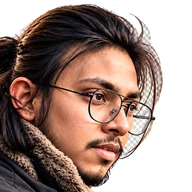
#> input picture .backup-portrait-thumb.webp, 192 x 192 px, found by its file name
$ python portrait-audit2.py
#> lines starting #> are read from the running program, lines starting #| are printed output that depends on the picture; after the words box and inside, x2 and y2 are one past the last pixel; in counts of white or black regions, pixels touching at a corner belong together
from PIL import Image
import numpy as np
from scipy import ndimage

def audit(path):
#> called with path = '.backup-portrait-thumb.webp'
    im = Image.open(path).convert("RGBA")
#> im is the input picture: PIL image 192x192 RGBA; mean R, G, B, A 101.2, 78.8, 70.4, 174.6
    arr = np.asarray(im).astype(np.float32)
    rgb, alpha = arr[..., :3], arr[..., 3] / 255.0
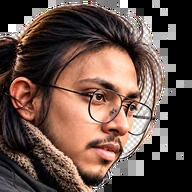
#> rgb: shape (192, 192, 3) float32; mean R, G, B 101.2, 78.8, 70.4
    h, w = alpha.shape
#> h = 192; w = 192
    lum = 0.2126*rgb[...,0]+0.7152*rgb[...,1]+0.0722*rgb[...,2]
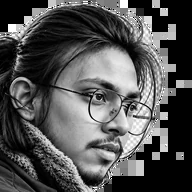
#> lum: shape (192, 192) float32; min 0, max 255, mean 83
    sat = rgb.max(2)-rgb.min(2)
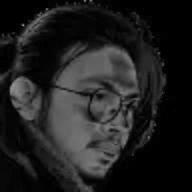
#> sat: shape (192, 192) float32; min 0, max 152, mean 31.7
    bright = (lum>150)&(sat<28)&(alpha>0.4)
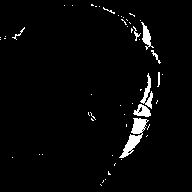
#> bright: shape (192, 192) bool; 3.1% white; 52 white regions (43 under 20 px), largest, box (x1, y1, x2, y2) and area: (119, 118, 149, 158) 415, (140, 73, 153, 109) 174, (141, 22, 154, 50) 144
    op = alpha > 0.5
#> op: shape (192, 192) bool; 68.5% white; 1 black region, box (x1, y1, x2, y2) and area: (0, 0, 192, 192) 11624
    ys, xs = np.where(op)
    er = ndimage.binary_erosion(op, iterations=1)
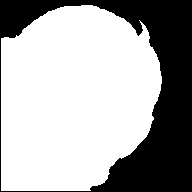
#> er: shape (192, 192) bool; 66.8% white; 1 black region, box (x1, y1, x2, y2) and area: (0, 0, 192, 192) 12241
    edge = int((op & ~er).sum())
#> edge = 617
    # composite on site background #080808 for edge blend check
    flat = np.zeros_like(rgb); flat[...,0]=8; flat[...,1]=8; flat[...,2]=8
    comp = rgb*alpha[...,None] + flat*(1-alpha[...,None])
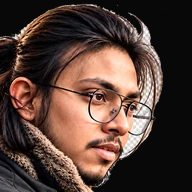
#> comp: shape (192, 192, 3) float32; mean R, G, B 85.1, 63.3, 55.1
    cl = 0.2126*comp[...,0]+0.7152*comp[...,1]+0.0722*comp[...,2]
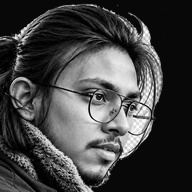
#> cl: shape (192, 192) float32; min 0, max 255, mean 67.3
    cs = comp.max(2)-comp.min(2)
    stray = (cl>140)&(cs<20)&(alpha<0.6)
#> stray: shape (192, 192) bool; every value is 0
    print(f"{path}: {w}x{h}")
#| .backup-portrait-thumb.webp: 192x192
    print(f"   artifacts: {int(bright.sum())} px ({round(float(bright.mean())*100,2)}%) | stray bright-on-black after compositing: {int(stray.sum())} px")
#|    artifacts: 1132 px (3.07%) | stray bright-on-black after compositing: 0 px
    print(f"   subject y[{ys.min()}-{ys.max()}] x[{xs.min()}-{xs.max()}] centroid ({round(float(xs.mean()))},{round(float(ys.mean()))}) edge px {edge} ({round(edge/max(int(op.sum()),1)*100,1)}%)")
#|    subject y[4-191] x[0-162] centroid (74,98) edge px 617 (2.4%)
    top_row = int((op[0]).sum())
#> top_row = 0
    print(f"   top-row opaque px: {top_row} (cropped at crown if > 40)")
#|    top-row opaque px: 0 (cropped at crown if > 40)

for p in [".backup-portrait-thumb.webp", "public/portrait-thumb.webp",
          ".backup-portrait-echo.webp", "public/portrait-echo.webp"]:
    audit(p)
#> pass 2 of the loop `for p in [".backup-portrait-thumb.webp", "public/portrait-thumb.webp",`:
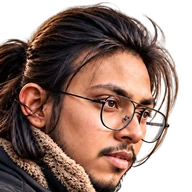
#> input picture isolate/portrait-thumb.webp, 192 x 192 px, found by its file name
#> in audit, im is the input picture: PIL image 192x192 RGBA; mean R, G, B, A 90.8, 62.7, 51.9, 179.7
#> in audit (call 2), `bright = (lum>150)&(sat<28)&(alpha>0.4)`:
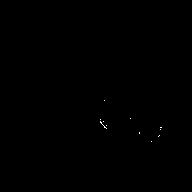
#> bright: shape (192, 192) bool; 0.06% white in thin lines or dots, all inside (x1, y1, x2, y2) = (100, 100, 162, 142)
#> op: shape (192, 192) bool; 70.9% white; 16 black regions (11 under 20 px), largest, box (x1, y1, x2, y2) and area: (0, 0, 192, 192) 10067, (154, 73, 168, 116) 269, (144, 125, 160, 142) 181, (147, 110, 163, 123) 130, (152, 86, 156, 98) 21
#> er: shape (192, 192) bool; 67.5% white; 2 black regions (1 under 20 px), largest, box (x1, y1, x2, y2) and area: (0, 0, 192, 192) 11968
#> edge = 1251
#> in audit (call 2), `cs = comp.max(2)-comp.min(2)`:
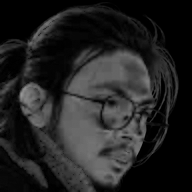
#> cs: shape (192, 192) float32; min 0, max 150.8, mean 35.5
#| public/portrait-thumb.webp: 192x192
#|    artifacts: 23 px (0.06%) | stray bright-on-black after compositing: 0 px
#|    subject y[4-191] x[0-177] centroid (79,102) edge px 1251 (4.8%)
#|    top-row opaque px: 0 (cropped at crown if > 40)
#> pass 3 of the loop `for p in [".backup-portrait-thumb.webp", "public/portrait-thumb.webp",`:
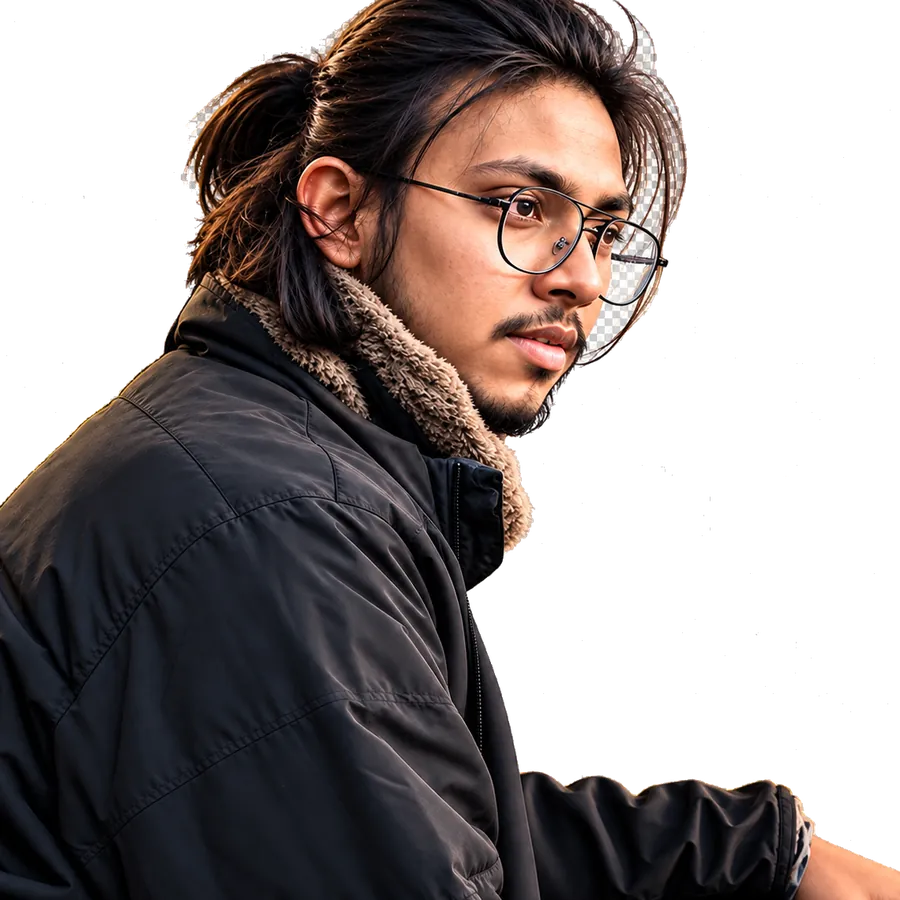
#> input picture .backup-portrait-echo.webp, 900 x 900 px, found by its file name
#> in audit, im is the input picture: PIL image 900x900 RGBA; mean R, G, B, A 46.4, 38.6, 37.3, 146.3
#> arr: shape (900, 900, 4) float32
#> rgb: shape (900, 900, 3) float32
#> alpha: shape (900, 900) float32
#> lum: shape (900, 900) float32
#> sat: shape (900, 900) float32
#> bright: shape (900, 900) bool; 1.2% white; 440 white regions (398 under 20 px), largest, box (x1, y1, x2, y2) and area: (605, 224, 657, 304) 2162, (576, 299, 638, 364) 1516, (629, 11, 682, 128) 1151
#> op: shape (900, 900) bool; 57.4% white; 3 black regions, box (x1, y1, x2, y2) and area: (467, 0, 900, 871) 255491, (0, 0, 374, 505) 88976, (575, 0, 633, 50) 978
#> in audit (call 3), `er = ndimage.binary_erosion(op, iterations=1)`:
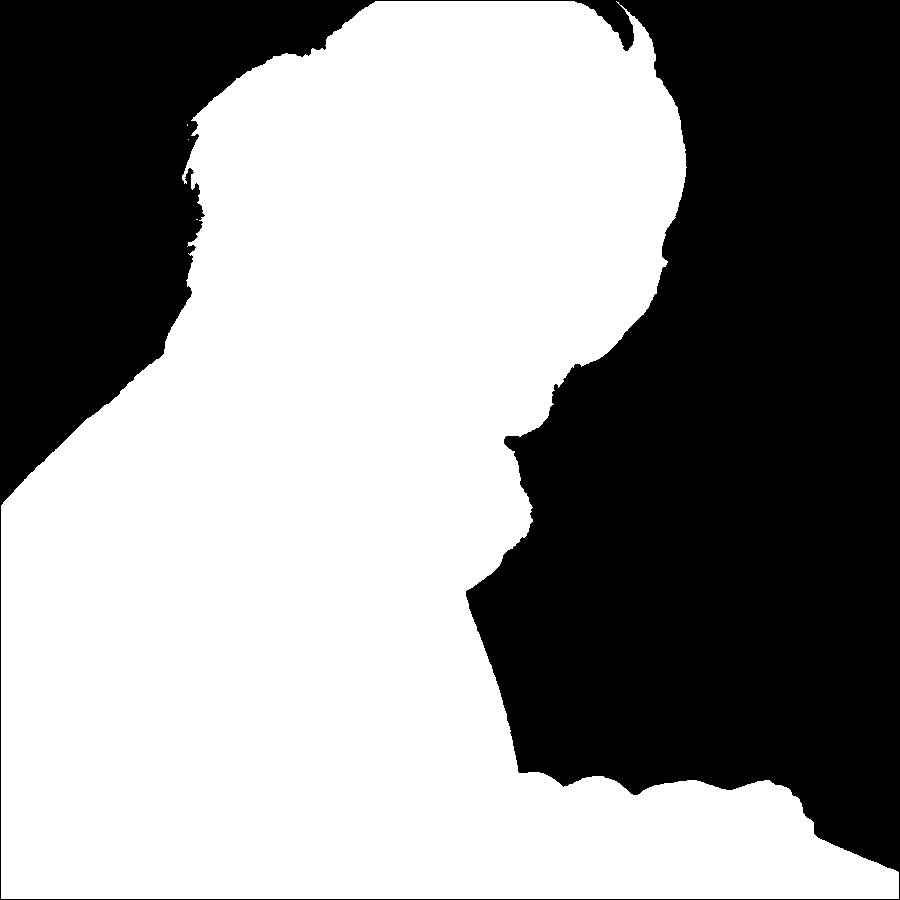
#> er: shape (900, 900) bool; 56.9% white; 1 black region, box (x1, y1, x2, y2) and area: (0, 0, 900, 900) 349227
#> edge = 3782
#> comp: shape (900, 900, 3) float32
#> cl: shape (900, 900) float32
#> cs: shape (900, 900) float32
#> in audit (call 3), `stray = (cl>140)&(cs<20)&(alpha<0.6)`:
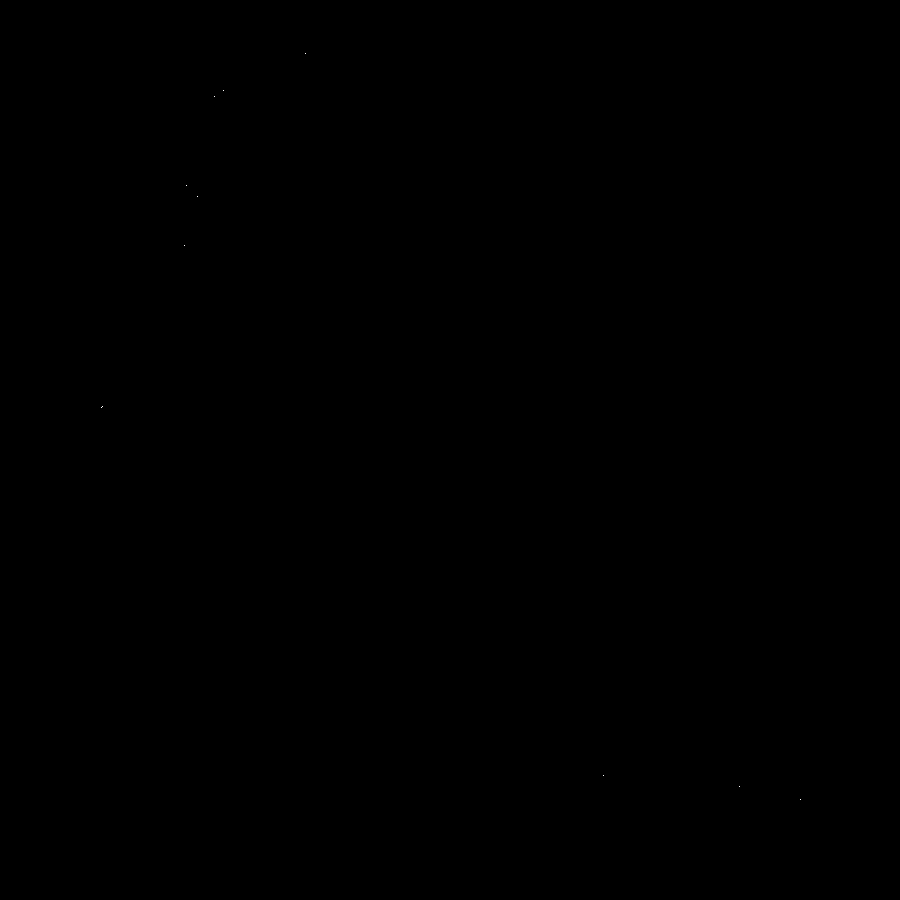
#> stray: shape (900, 900) bool; 0% white in thin lines or dots, all inside (x1, y1, x2, y2) = (101, 53, 801, 800)
#| .backup-portrait-echo.webp: 900x900
#|    artifacts: 10033 px (1.24%) | stray bright-on-black after compositing: 11 px
#|    subject y[0-899] x[0-899] centroid (358,501) edge px 3782 (0.8%)
#> top_row = 205
#|    top-row opaque px: 205 (cropped at crown if > 40)
#> the loop made 4 passes; the first 3 are shown
